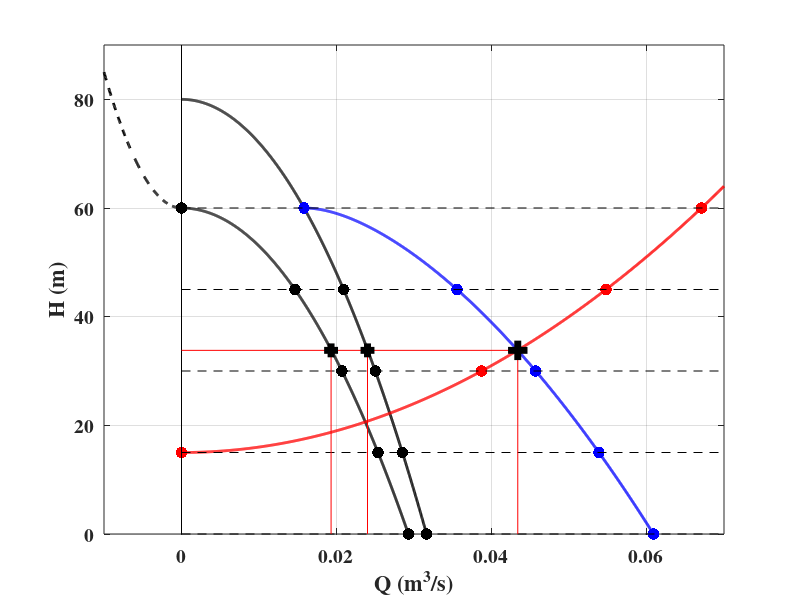

Write MATLAB code to recreate this figure.
function TheoryParallelConnection
global Ap1 Bp1 Ap2 Bp2 Q

Ap1  = 80;
Ap2  = 60;
Bp1  = 80000;
Bp2  = 70000;
Bp2r = 250000;
As   = 15;
Bs   = 10000;

Qlim1 = sqrt(Ap1/Bp1);
Qlim2 = sqrt(Ap2/Bp2);
Qlim3 = sqrt(-(Ap2-Ap1)/Bp1);
Qlim4 = sqrt(Ap1/Bp1) + sqrt(Ap2/Bp2);

Q1  = linspace(0,Qlim1,1000);
Q2  = linspace(0,Qlim2,1000);
Q2r = linspace(-0.01,0,200);
Q3  = linspace(Qlim3,Qlim4,1000);
Qs  = linspace(0,0.07,1000);

Hp1  = Ap1 -  Bp1*Q1.^2;
Hp2  = Ap2 -  Bp2*Q2.^2;
Hp2r = Ap2 + Bp2r*Q2r.^2;
Hs   = As + Bs*Qs.^2;

x0 = 60;
for i=1:length(Q3)
    Q = Q3(i);
    Hp3(i) = fzero(@parallel,x0);
    x0 = Hp3(i);
end

Hdr   = linspace(0,Ap2,5);
Qp1dr = sqrt( (Ap1-Hdr)/Bp1 );
Qp2dr = sqrt( (Ap2-Hdr)/Bp2 );
Hsdr  = Hdr(  Hdr>=As  );
Qsdr  = sqrt( (Hsdr-As)/Bs );
Qp3dr = Qp1dr + Qp2dr;

figure(10); hold on;
p1=plot(Q1,Hp1);
p2=plot(Q2,Hp2);
p3=plot(Q2r,Hp2r);
p4=plot(Q3,Hp3);
p5=plot(Qs,Hs);

p6=plot(Qp1dr,Hdr);
p7=plot(Qp2dr,Hdr);
p8=plot(Qsdr,Hsdr);
p9=plot(Qp3dr,Hdr);

set(p1,'LineWidth',2,'Color',[0 0 0]);
set(p2,'LineWidth',2,'Color',[0 0 0]);
set(p3,'LineWidth',2,'Color',[0 0 0],'LineStyle','--');
set(p4,'LineWidth',2,'Color',[0 0 1]);
set(p5,'LineWidth',2,'Color',[1 0 0]);

set(p6,'Color',[0 0 0],'LineStyle','none','Marker','.','MarkerSize',25);
set(p7,'Color',[0 0 0],'LineStyle','none','Marker','.','MarkerSize',25);
set(p8,'Color',[1 0 0],'LineStyle','none','Marker','.','MarkerSize',25);
set(p9,'Color',[0 0 1],'LineStyle','none','Marker','.','MarkerSize',25);

p10=plot([0 0], [0 90]);
set(p10,'LineWidth',0.5,'Color',[0 0 0]);
for i=Hdr
    pi=plot([0 0.07], [i i]);
    set(pi,'LineWidth',0.5,'Color',[0 0 0],'LineStyle','--');
end

p14=plot([0 0.04339], [33.8 33.8]);
p15=plot([0.04339 0.04339], [0 33.8]);
p16=plot([0.0240 0.0240], [0 33.8]);
p17=plot([0.0193 0.0193], [0 33.8]);

p11=plot([0.04339], [33.8]);
p12=plot([0.0240], [33.8]);
p13=plot([0.0193], [33.8]);

set(p11,'LineWidth',5,'Color',[0 0 0],'LineStyle','none','Marker','+','MarkerSize',14);
set(p12,'LineWidth',5,'Color',[0 0 0],'LineStyle','none','Marker','+','MarkerSize',10);
set(p13,'LineWidth',5,'Color',[0 0 0],'LineStyle','none','Marker','+','MarkerSize',10);

set(p14,'LineWidth',0.5,'Color',[1 0 0]);
set(p15,'LineWidth',0.5,'Color',[1 0 0]);
set(p16,'LineWidth',0.5,'Color',[1 0 0]);
set(p17,'LineWidth',0.5,'Color',[1 0 0]);


set(gca,'Box','on','XGrid','on','YGrid','on','XLim',[-0.01 0.07],'YLim',[0 90]);
set(gca,'FontName','Times','FontSize',14,'FontWeight','bold');

xlab=xlabel('Q (m^3/s)');
set(xlab,'FontName','Times','FontSize',16,'FontWeight','bold','FontAngle','normal');
ylab=ylabel('H (m)');
set(ylab,'FontName','Times','FontSize',16,'FontWeight','bold','FontAngle','normal');


function y=parallel(x)
global Ap1 Bp1 Ap2 Bp2 Q

y = Q - sqrt( (Ap1-x)/Bp1 ) - sqrt( (Ap2-x)/Bp2 );